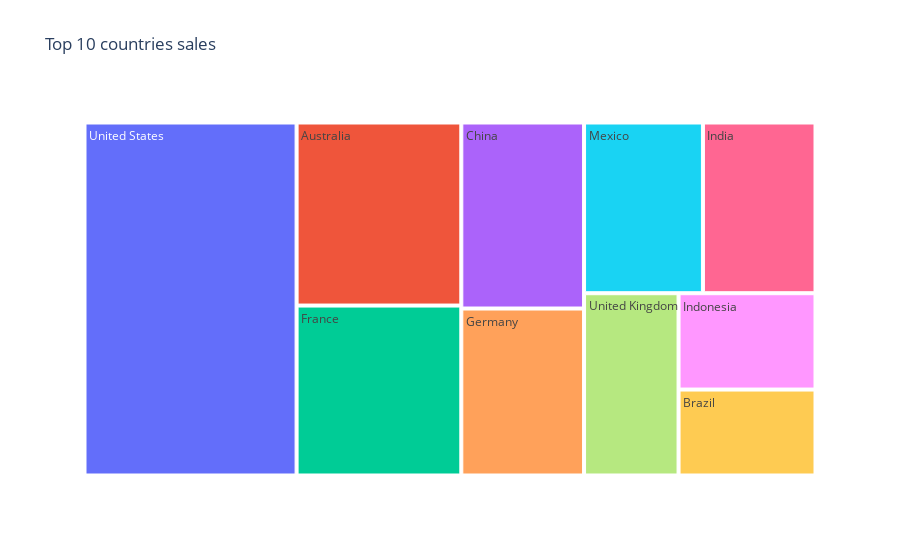

Notebook code cell kept with this figure:
### Code cell
plt.figure(figsize=(15,7))
fig = px.treemap(top_10_sales, path=['Country'], values='Sales',
                title='Top 10 countries sales')
fig.show()

### Figure 1 — Plotly figure (JSON) as saved in the notebook; plotly's stock layout.template omitted (floating-point values rounded to 4 significant figures; data arrays with more than 128 entries replaced by an {"elided": "..."} marker saying what was removed)
{"data": [{"branchvalues": "total", "domain": {"x": [0, 1], "y": [0, 1]}, "hovertemplate": "labels=%{label}<br>Sales=%{value}<br>parent=%{parent}<br>id=%{id}<extra></extra>", "ids": {"elided": "147 str values"}, "labels": {"elided": "147 str values"}, "name": "", "parents": {"elided": "147 str values"}, "type": "treemap", "values": {"elided": "147 float values"}}], "layout": {"legend": {"tracegroupgap": 0}, "title": {"text": "Top 10 countries sales"}}}
